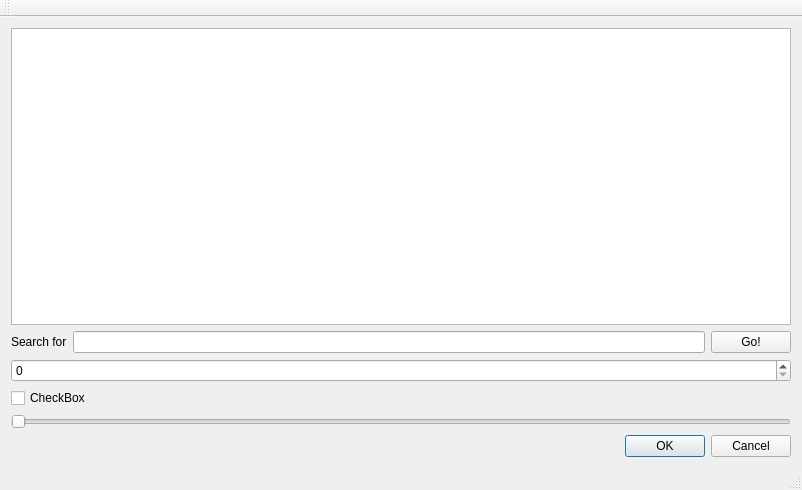
<?xml version="1.0" encoding="UTF-8"?>
<ui version="4.0">
 <class>WeikasMainWindow</class>
 <widget class="QMainWindow" name="WeikasMainWindow">
  <property name="geometry">
   <rect>
    <x>0</x>
    <y>0</y>
    <width>802</width>
    <height>490</height>
   </rect>
  </property>
  <property name="windowTitle">
   <string>WeikasMainWindow</string>
  </property>
  <widget class="QWidget" name="centralWidget">
   <layout class="QVBoxLayout" name="verticalLayout">
    <item>
     <widget class="QTextEdit" name="textEdit"/>
    </item>
    <item>
     <layout class="QHBoxLayout" name="horizontalLayout">
      <item>
       <widget class="QLabel" name="weikaslabel1">
        <property name="text">
         <string>Search for</string>
        </property>
       </widget>
      </item>
      <item>
       <widget class="QLineEdit" name="lineEdit"/>
      </item>
      <item>
       <widget class="QPushButton" name="goButton">
        <property name="text">
         <string>Go!</string>
        </property>
       </widget>
      </item>
     </layout>
    </item>
    <item>
     <widget class="QSpinBox" name="spinBox"/>
    </item>
    <item>
     <widget class="QCheckBox" name="checkBox">
      <property name="text">
       <string>CheckBox</string>
      </property>
     </widget>
    </item>
    <item>
     <widget class="QSlider" name="horizontalSlider">
      <property name="orientation">
       <enum>Qt::Horizontal</enum>
      </property>
     </widget>
    </item>
    <item>
     <widget class="QDialogButtonBox" name="cancelButtonBox">
      <property name="standardButtons">
       <set>QDialogButtonBox::Cancel|QDialogButtonBox::Ok</set>
      </property>
     </widget>
    </item>
   </layout>
  </widget>
  <widget class="QMenuBar" name="menuBar">
   <property name="geometry">
    <rect>
     <x>0</x>
     <y>0</y>
     <width>802</width>
     <height>29</height>
    </rect>
   </property>
  </widget>
  <widget class="QToolBar" name="mainToolBar">
   <attribute name="toolBarArea">
    <enum>TopToolBarArea</enum>
   </attribute>
   <attribute name="toolBarBreak">
    <bool>false</bool>
   </attribute>
  </widget>
  <widget class="QStatusBar" name="statusBar"/>
 </widget>
 <layoutdefault spacing="6" margin="11"/>
 <resources/>
 <connections/>
</ui>
